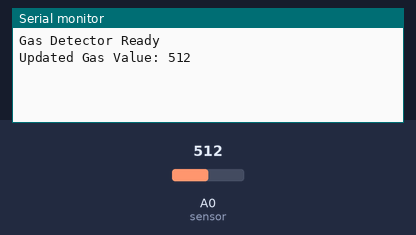
This sketch was run on a simulated Arduino Uno, built with avr-gcc and run on an emulated ATmega328P. Shown: the last lines printed to the serial monitor. The test bench sets the inputs (shaded band); at power-on: A0 (sensor) = 512.

Above: at 18.0 s.
18.1 s: A0 (sensor) set to 716
At 18.1 s:
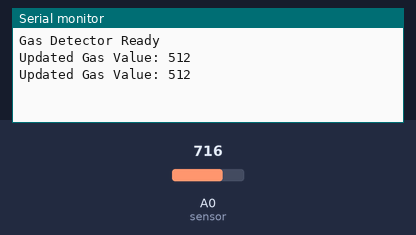
31.6 s: A0 (sensor) set to 900
At 37.0 s:
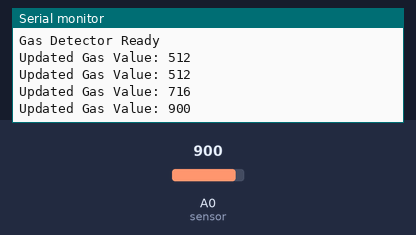
Timing chart, 0 to 38.5 s (numbered marks = the images above; inputs shaded):
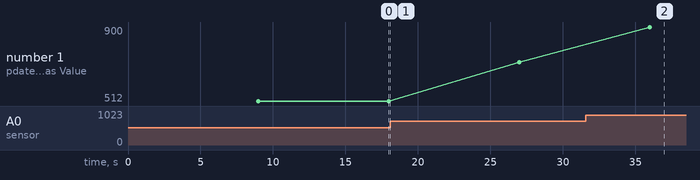

Measured:
- after the input at 31.6 s, the serial monitor: prints a new line after 4.4 s (image 2)
- plotted number 1: 512 → 716 after the input at 18.1 s, 716 → 900 after the input at 31.6 s

The sketch:

MainA4Mghz.ino
```cpp
#include <LowPower.h>
#include <avr/sleep.h>
#include <avr/power.h>

// Button pin configuration
const int buttonPin = 7;

// Sensor power pin configuration (adjust as needed)
const int sensorPowerPin = 8;

// Function prototypes
void updateValue();
void showDisplay();
void onButtonPress();
void sleep();
void setClockFrequency(uint8_t prescaler);
void setupTimer1();
void setupTimer2();

// Variable to store gas value
volatile int gasValue = 0;
volatile bool buttonPressed = false;
volatile bool updateRequired = false;

void setup() {
  // Initialize the button pin as input with pull-up resistor
  pinMode(buttonPin, INPUT_PULLUP);

  // Initialize the sensor power pin as output and turn it off initially
  pinMode(sensorPowerPin, OUTPUT);
  digitalWrite(sensorPowerPin, LOW);

  // Attach interrupt to the button pin
  attachInterrupt(digitalPinToInterrupt(buttonPin), onButtonPress, FALLING);

  // Set clock frequency to 4 MHz (prescaler 4)
  setClockFrequency(2);

  // Turn off ADC before sleep to save power
  ADCSRA &= ~(1 << ADEN);

  // Setup Timer1 for 2-minute intervals
  setupTimer1();

  // Setup Timer2 for button debounce
  setupTimer2();

  // Initial message indicating readiness (using Serial for demonstration)
  Serial.begin(9600);
  Serial.println("Gas Detector Ready");
}

void loop() {
  // Enter power down state with ADC and BOD disabled
  sleep();

  // Wake-up routine
  if (buttonPressed) {
    showDisplay();
    buttonPressed = false;
  }

  if (updateRequired) {
    updateRequired = false;
    updateValue();
  }
}

void updateValue() {
  // Turn on the sensor
  digitalWrite(sensorPowerPin, HIGH);

  // Allow some time for the sensor to stabilize if necessary (adjust as needed)
  delay(1000);

  // Enable ADC to read the sensor value
  ADCSRA |= (1 << ADEN);
  gasValue = analogRead(A0);  // Assuming gas sensor is connected to A0
  ADCSRA &= ~(1 << ADEN);  // Disable ADC to save power

  // Turn off the sensor
  digitalWrite(sensorPowerPin, LOW);

  // Print the new value to Serial Monitor for debugging
  Serial.print("Updated Gas Value: ");
  Serial.println(gasValue);
}

void onButtonPress() {
  buttonPressed = true;
}

void showDisplay() {
  // Display the gas value (using Serial for demonstration)
  Serial.print("Gas Value: ");
  Serial.println(gasValue);

  // Wait a little bit to debounce button
  delay(300);
}

void sleep() {
  // Sleep for 8 seconds
  LowPower.powerDown(SLEEP_8S, ADC_OFF, BOD_OFF);
}

void setClockFrequency(uint8_t prescaler) {
  // Set the clock prescaler (prescaler = 1 means no division, 2 means divide by 2, etc.)
  // This changes the system clock speed.
  CLKPR = (1 << CLKPCE); // Enable change of the clock prescaler
  CLKPR = prescaler;     // Set the clock prescaler
}

void setupTimer1() {
  // Timer1 for 2-minute intervals
  noInterrupts();           // Disable all interrupts
  TCCR1A = 0;               // Clear Timer/Counter Control Registers
  TCCR1B = 0;
  TCNT1 = 0;                // Initialize counter value to 0

  // Set compare match register for 2-minute increments
  OCR1A = 15624;            // = (16*10^6) / (1024*1) - 1 (must be <65536)

  // Turn on CTC mode
  TCCR1B |= (1 << WGM12);
  // Set CS12 and CS10 bits for 1024 prescaler
  TCCR1B |= (1 << CS12) | (1 << CS10);
  // Enable Timer1 compare interrupt
  TIMSK1 |= (1 << OCIE1A);

  interrupts();             // Enable all interrupts
}

void setupTimer2() {
  // Timer2 for button debounce (if needed)
  noInterrupts();           // Disable all interrupts
  TCCR2A = 0;               // Clear Timer/Counter Control Registers
  TCCR2B = 0;
  TCNT2 = 0;                // Initialize counter value to 0

  // Set compare match register for debounce interval
  OCR2A = 124;              // 1ms debounce

  // Turn on CTC mode
  TCCR2B |= (1 << WGM21);
  // Set CS22, CS21 and CS20 bits for 1024 prescaler
  TCCR2B |= (1 << CS22) | (1 << CS21) | (1 << CS20);
  // Enable Timer2 compare interrupt
  TIMSK2 |= (1 << OCIE2A);

  interrupts();             // Enable all interrupts
}

ISR(TIMER1_COMPA_vect) {
  // Timer1 interrupt service routine
  updateRequired = true;
}

ISR(TIMER2_COMPA_vect) {
  // Timer2 interrupt service routine (if needed for debounce)
}
```
